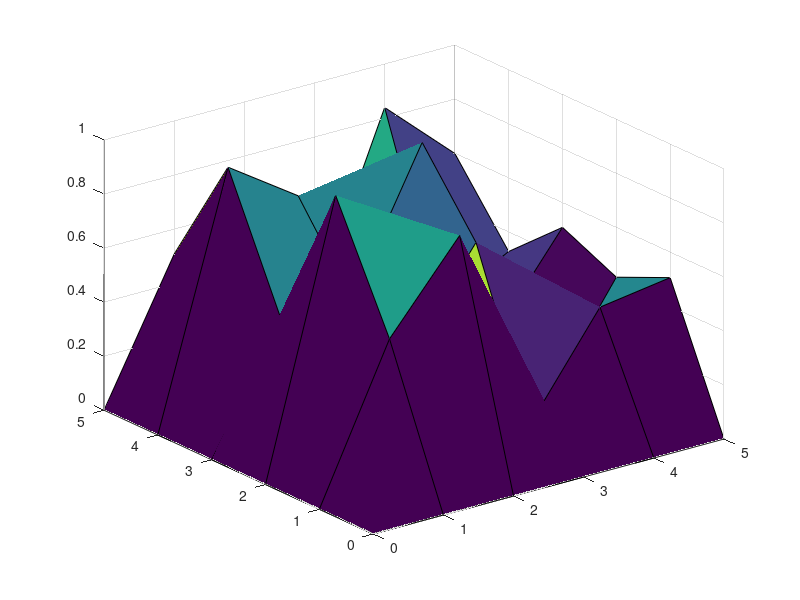

MATLAB code for this plot:
x = 1:5;
y = 1:5;
z = rand(5, 5);

surf(padarray(x, [0, 1], 'pre'), padarray(y, [0, 1], 'pre'), padarray(z, [1, 1], 'pre'))